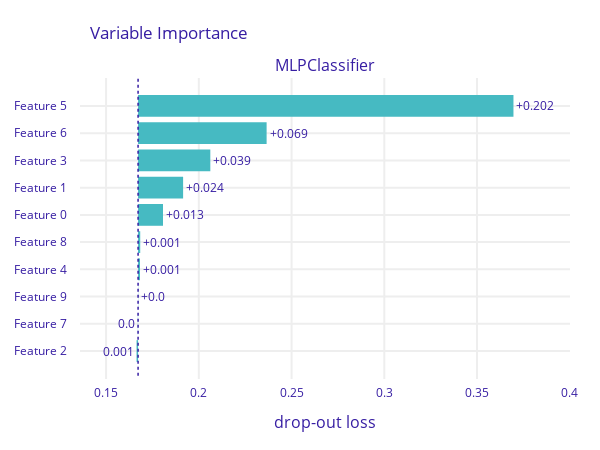

The cell this chart's notebook holds for it:
### Code cell
pvi4.plot(show=False).update_layout(autosize=False, width=600, height=450)

### Figure 1 — Plotly figure (JSON) as saved in the notebook; plotly's stock layout.template omitted (floating-point values rounded to 4 significant figures)
{"data": [{"base": 0.1672, "hoverinfo": "text", "hoverlabel": {"bgcolor": "rgba(0, 0, 0, 0.8)"}, "hovertext": ["Model: MLPClassifier loss after<br>variable: Feature 5 is permuted: 0.37<br>Drop-out loss change: +0.202", "Model: MLPClassifier loss after<br>variable: Feature 6 is permuted: 0.237<br>Drop-out loss change: +0.069", "Model: MLPClassifier loss after<br>variable: Feature 3 is permuted: 0.206<br>Drop-out loss change: +0.039", "Model: MLPClassifier loss after<br>variable: Feature 1 is permuted: 0.192<br>Drop-out loss change: +0.024", "Model: MLPClassifier loss after<br>variable: Feature 0 is permuted: 0.181<br>Drop-out loss change: +0.013", "Model: MLPClassifier loss after<br>variable: Feature 8 is permuted: 0.168<br>Drop-out loss change: +0.001", "Model: MLPClassifier loss after<br>variable: Feature 4 is permuted: 0.168<br>Drop-out loss change: +0.001", "Model: MLPClassifier loss after<br>variable: Feature 9 is permuted: 0.167<br>Drop-out loss change: +0.0", "Model: MLPClassifier loss after<br>variable: Feature 7 is permuted: 0.167<br>Drop-out loss change: -0.0", "Model: MLPClassifier loss after<br>variable: Feature 2 is permuted: 0.166<br>Drop-out loss change: -0.001"], "marker": {"color": "#46bac2"}, "orientation": "h", "showlegend": false, "text": ["+0.202", "+0.069", "+0.039", "+0.024", "+0.013", "+0.001", "+0.001", "+0.0", "0.0", "0.001"], "textposition": "outside", "type": "bar", "x": [0.2024, 0.0693, 0.03895, 0.02428, 0.01345, 0.001154, 0.00104, 8.506e-05, -0.0001118, -0.0008314], "xaxis": "x", "y": ["Feature 5", "Feature 6", "Feature 3", "Feature 1", "Feature 0", "Feature 8", "Feature 4", "Feature 9", "Feature 7", "Feature 2"], "yaxis": "y"}], "layout": {"annotations": [{"font": {"size": 16}, "showarrow": false, "text": "MLPClassifier", "x": 0.5, "xanchor": "center", "xref": "paper", "y": 1, "yanchor": "bottom", "yref": "paper"}, {"font": {"size": 16}, "showarrow": false, "text": "drop-out loss", "x": 0.5, "xanchor": "center", "xref": "paper", "y": 0, "yanchor": "top", "yref": "paper", "yshift": -30}], "autosize": false, "font": {"color": "#371ea3"}, "height": 450, "margin": {"b": 71, "r": 30, "t": 78}, "shapes": [{"line": {"color": "#371ea3", "dash": "dot", "width": 1.5}, "type": "line", "x0": 0.1672, "x1": 0.1672, "xref": "x", "y0": -1, "y1": 10, "yref": "y"}], "title": {"text": "Variable Importance", "x": 0.15}, "width": 600, "xaxis": {"anchor": "y", "automargin": true, "domain": [0, 1], "fixedrange": true, "gridwidth": 2, "range": [0.1359, 0.4001], "tickcolor": "white", "ticklen": 3, "ticks": "outside", "type": "linear", "zeroline": false}, "yaxis": {"anchor": "x", "automargin": true, "autorange": true, "domain": [0, 1], "fixedrange": true, "gridwidth": 2, "range": [10.03, -1.028], "tickcolor": "white", "ticklen": 10, "ticks": "outside", "type": "category"}}}
